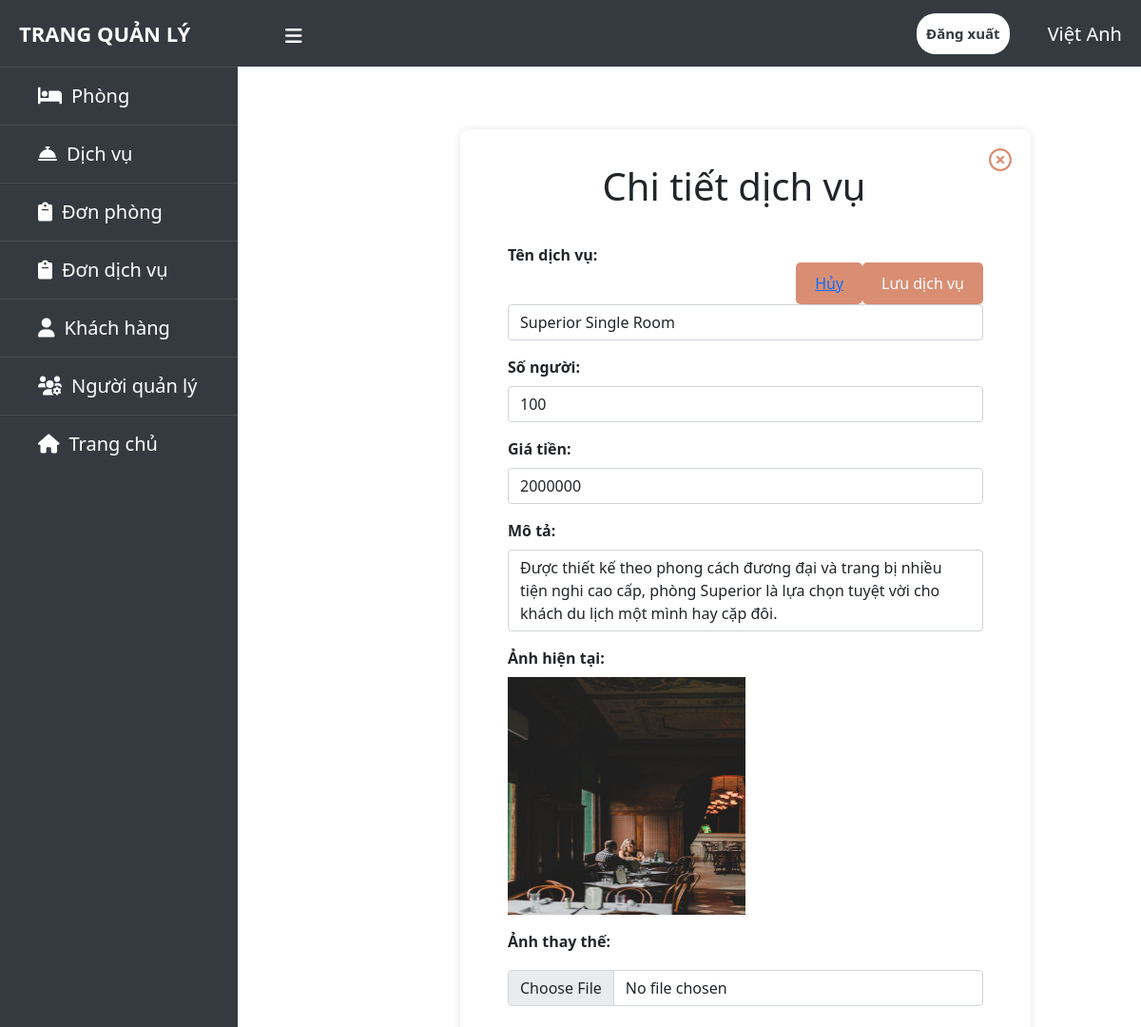
Page /admin/chitietdichvu.php?id=1 (signed in) on the committed database.
### tables this page shows
CREATE TABLE `tb_services` (
  `ser_ID` int(10) UNSIGNED NOT NULL,
  `ser_name` varchar(50) NOT NULL,
  `ser_room_size` varchar(10) NOT NULL,
  `ser_description` varchar(255) NOT NULL,
  `ser_price` int(10) NOT NULL,
  `ser_image` varchar(255) NOT NULL
);

### admin/chitietdichvu.php (the view, shortened to what this page needs)
<?php
include('header.php');
include('../config.php');
?>
<div class="container">
    <div class="content p-3">
        <div class="popup-form">
        <div clas = "m-3 row">
            <a href="#" onclick="openForm3()" id = "close" class = "close" style = "color: #D98E73; text-decoration: none;float: right;font-size:1.5rem;"><i class="far fa-times-circle"></i></a>
            <?php
            include 'thoatsuaphong.php';
            ?>
        </div>
            <?php
            $ser_id = $_GET['id'];
            $sql1 = "SELECT * FROM tb_services WHERE ser_id = '$ser_id';";
            $result1 = mysqli_query($conn, $sql1);
            if ($result1 == true) {
                while ($row = mysqli_fetch_assoc($result1)) {
            ?>
                    <div class="mt-3">
                        <h1 class="text-center">Chi tiết dịch vụ</h1>
                    </div>
                    <form action="suadichvu_controller.php" method="post" class="pb-4 pt-3 mx-auto" style="max-width: 500px;" enctype="multipart/form-data">
                        <div class="mb-3">
                        <button type="submit" name="upload" class="btn">Lưu dịch vụ</button>
                        <button><a href="danhsachdichvu.php">Hủy</a></button>
                            <label for="ser-name" class="form-label">Tên dịch vụ:</label>
                            <input type="text" name="ser-name" class="form-control" value="<?php echo $row['ser_name']; ?>">
                        </div>
                        <div class="mb-3">
                            <label for="ser-room-size" class="form-label">Số người:</label>
                            <input type="number" name="ser-room-size" min="1" class="form-control" value="<?php echo $row['ser_room_size']; ?>">
                        </div>
                        <div class="mb-3">
                            <label for="ser-price" class="form-label">Giá tiền:</label>
                            <input type="number" name="ser-price" min="1" class="form-control" value="<?php echo $row['ser_price']; ?>">
                        </div>
                        <div class="mb-3">
                            <label for="ser-des" class="form-label">Mô tả:</label>
                            <textarea name="ser-des" cols="30" rows="3" class="form-control" maxlength="250"><?php echo $row['ser_description']; ?></textarea>
                        </div>
                        <div class="mb-3">
                            <label for="ser-image" class="form-label" >Ảnh hiện tại:</label>
                            <br>
                            <img src="../images/<?php echo $row['ser_image']; ?>"style="width:250px; height:250px;" alt="">
                        </div>
                        <div class="mb-3">
                            <label for="uploadfile" class="form-label">Ảnh thay thế:</label>
                            <input type="file" name="uploadfile" class="form-control" />
                        </div>
                    </form>
            <?php
                }
            } else {
                echo '<script>';
                echo 'alert ("Có lỗi gì đó xảy ra. Vui lòng thử lại!!!");';
                echo "location.href = 'index.php';";
                echo '</script>';
            }
            ?>
        </div>
    </div>
</div>
<?php
include('footer.php');
?>

### admin/header.php (shortened to what this page needs)
<?php
    include '../config.php';
?>
<!doctype html>
<html lang="en">
  <head>
    <link href="https://cdn.jsdelivr.net/npm/bootstrap@5.0.2/dist/css/bootstrap.min.css" rel="stylesheet">
    <link rel="stylesheet" href="https://cdnjs.cloudflare.com/ajax/libs/font-awesome/6.0.0-beta2/css/all.min.css" />
  </head>
  <body>
    <header>
      <label for="check" style="justify-content:center;">
        <i class="fas fa-bars" id="sidebar-btn"></i>
      </label>
          <div class="left-area title-admin">
          <a href="index.php">Trang Quản Lý</a>
          </div>
          <?php
          $sql = "SELECT `admin_fullname` FROM `tb_admins` WHERE `admin_name`='{$_SESSION['admin']}'";
          $result = mysqli_query($conn, $sql);
                        if ($result == true) {
                            $row = mysqli_fetch_assoc($result);
                            $fullname=$row['admin_fullname'];
                        }?>
          <div class="right-area">
          <h5 style="color:#fff;float: inline-end;margin-top: -20px;"><?php echo $fullname;?></h5>
            <a href="logout.php" class="logout-btn">Đăng xuất</a>
          </div>
    </header>
    <div class="sidebar">
      <ul>
        <li><a href="danhsachphong.php"><i class='fas fa-bed'></i><span>Phòng</span></a></li>
        <li><a href="danhsachdichvu.php"><i class="fas fa-concierge-bell"></i><span>Dịch vụ</span></a></li>
        <li><a href="danhsachdatphong.php"><i class="fas fa-clipboard"></i><span>Đơn phòng</span></a></li>
        <li><a href="danhsachdatdichvu.php"><i class="fas fa-clipboard"></i><span>Đơn dịch vụ</span></a></li>
        <li><a href="danhsachkhachhang.php"><i class="fas fa-user"></i><span>Khách hàng</span></a></li>
        <li><a href="danhsachadmin.php"><i class="fas fa-users-cog"></i><span>Người quản lý</span></a></li>
        <li><a href="../user/index.php"><i class="fas fa-home"></i><span>Trang chủ</span></a></li>
        <div class="text-center p-3">
        </div>
      </ul>
    </div>

### admin/header.php (style rules this page uses)
header { position: fixed; background-color: #343a40; padding: 20px; width: 100%; height: 70px; }
.left-area a { color: #fff; margin: 0; text-transform: uppercase; position: fixed; font-size: 22px; font-weight: 700; text-decoration: none; margin-top: -25px; }
.logout-btn { padding: 5px; background:#fff; text-decoration: none; float: right; margin-top: -30px; margin-right: 40px; border-radius: 20px; font-size: 15px; font-weight: 600; color: #343a40; padding: 10px; transition: 0.5s; transition-property: color; }
.sidebar { background: #343a40; margin-top: 70px; position: fixed; left: 0; width: 250px; height: 100%; transition: 0.5s; transition-property: left; }
.sidebar ul { padding: 0; }
.sidebar i { padding-right: 10px; }
.sidebar ul a { color: #fff; display: block; width: 100%; line-height: 60px; text-decoration: none; padding-left: 40px; box-sizing: border-box; font-size: 20px; transition: 0.4s; border-top: 1px solid rgba(255,255,255,.1); }
label #sidebar-btn { z-index: 1; color: #fff; position: fixed; cursor: pointer; left :300px; font-size: 20px; transition: 0.5s; transition-property: color; margin-top: -10px; }
.content { position: fixed; width: 82%; margin-top: 70px; margin-left: 250px ; background-color: white; background-size: cover; height: 100vh; transition: 0.5s; overflow: auto; padding-bottom: 70px; }

### admin/chitietdichvu.php (style rules this page uses)
.popup-form { background: white; padding: 20px; border-radius: 10px; max-width: 600px; margin: 0 auto; margin-top: 50px; box-shadow: 0 0 10px rgba(0, 0, 0, 0.1); }
.popup-form h1 { text-align: center; margin-bottom: 20px; }
.popup-form label { font-weight: bold; }
.popup-form textarea { resize: none; }
.popup-form img { max-width: 100%; height: auto; }
.popup-form input[type="file"] { margin-top: 10px; }
.popup-form button { background-color: #D98E73; color: white; border: none; padding: 10px 20px; border-radius: 5px; cursor: pointer; float: right; margin-top: 20px; }

### rows in the picture
tb_services: ser-name "Superior Single Room", ser-room-size "100", ser-price "2000000", ser-des "Được thiết kế theo phong cách đương đại và trang bị nhiều tiện nghi cao cấp, phòng Superior là lựa chọn tuyệt vời cho khách du lịch một mình hay cặp đôi.", ser_image (picture)

### other values in the picture
$fullname "Việt Anh"
